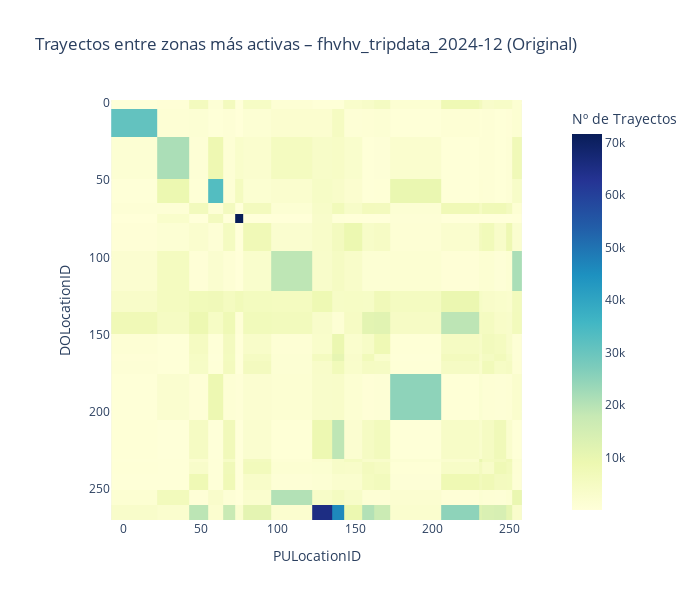
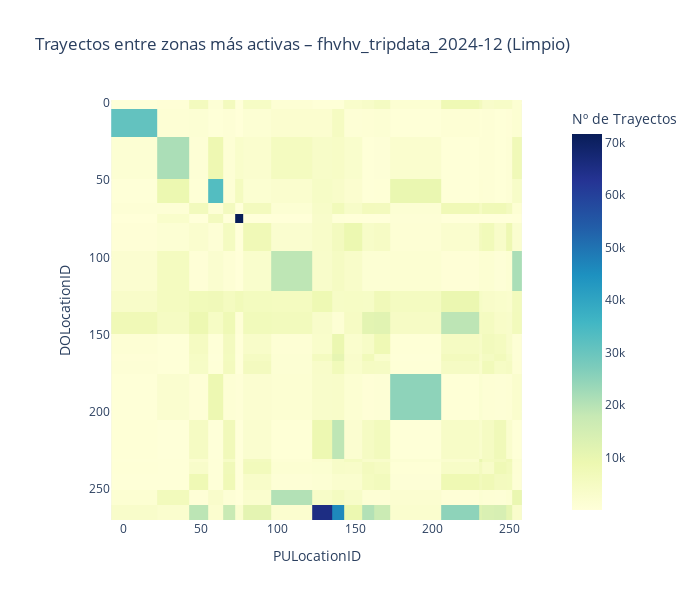
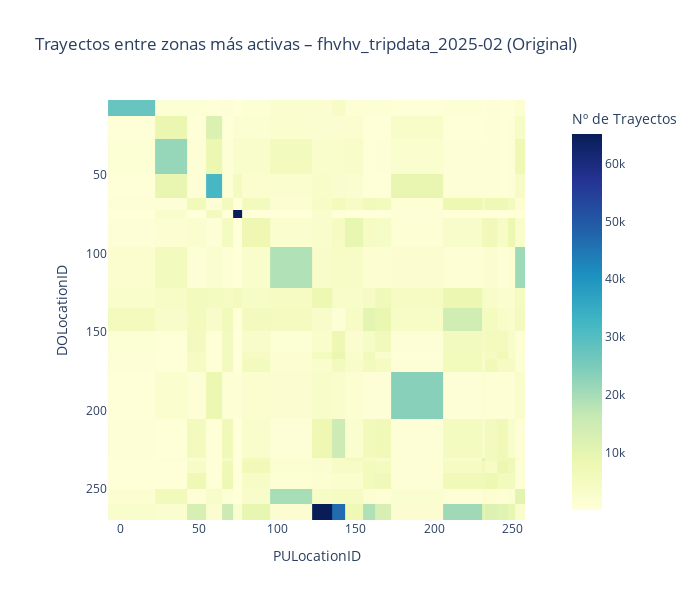
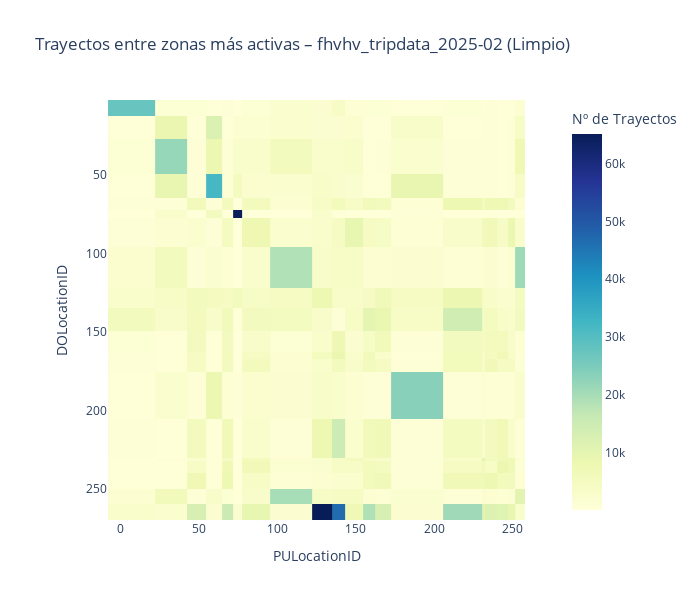

The notebook cell saved with these charts, in order:
### Markdown cell above
### Visualización de trayectos entre las 20 zonas más activas
- Recorre ambos diccionarios de datasets (originales y limpios).
- Genera un heatmap para cada uno.
- Quita los números dentro de las celdas (annot=False) para que se infieran por escala de color.
- Usa plotly.express.imshow para interactividad: permite ver el valor al pasar el ratón.

### Code cell
def comparar_heatmaps_zonas_activas(original_dict, limpio_dict, top_n=20):
    """
    Compara visualmente los heatmaps de trayectos entre zonas más activas
    entre datasets originales y limpios usando interactividad.

    Parámetros:
    - original_dict: diccionario con datasets originales
    - limpio_dict: diccionario con datasets limpios
    - top_n: número de zonas más activas a considerar
    """
    for nombre in original_dict:
        if nombre not in limpio_dict:
            continue

        df_orig = original_dict[nombre]
        df_limpio = limpio_dict[nombre]

        for df, version in zip([df_orig, df_limpio], ["Original", "Limpio"]):
            # Validar columnas necesarias
            if not {'PULocationID', 'DOLocationID'}.issubset(df.columns):
                print(f"⚠️ {nombre} ({version}): columnas de ubicación no encontradas. Se omite.")
                continue

            # Agrupar trayectos
            zonas = df.groupby(['PULocationID', 'DOLocationID']).size().reset_index(name='count')

            # Top zonas más frecuentes
            top_pu = zonas.groupby('PULocationID')['count'].sum().nlargest(top_n).index
            top_do = zonas.groupby('DOLocationID')['count'].sum().nlargest(top_n).index

            # Filtrar top zonas
            zonas_top = zonas[
                zonas['PULocationID'].isin(top_pu) & zonas['DOLocationID'].isin(top_do)
            ]

            # Pivotear para heatmap
            pivot = zonas_top.pivot(index='DOLocationID', columns='PULocationID', values='count').fillna(0)

            # Plot interactivo con plotly
            fig = px.imshow(
                pivot.values,
                labels=dict(x="PULocationID", y="DOLocationID", color="Nº de Trayectos"),
                x=pivot.columns,
                y=pivot.index,
                color_continuous_scale="YlGnBu",
                title=f"Trayectos entre zonas más activas – {nombre} ({version})"
            )
            fig.update_layout(height=600, width=700)
            fig.show()

comparar_heatmaps_zonas_activas(datasets, normalized_datasets)

### Figure 1 — Plotly figure (JSON) as saved in the notebook; plotly's stock layout.template omitted (floating-point values rounded to 4 significant figures; data arrays with more than 128 entries replaced by an {"elided": "..."} marker saying what was removed)
{"data": [{"coloraxis": "coloraxis", "hovertemplate": "PULocationID: %{x}<br>DOLocationID: %{y}<br>Nº de Trayectos: %{z}<extra></extra>", "name": "0", "type": "heatmap", "x": [7, 37, 48, 61, 68, 76, 79, 112, 132, 138, 148, 161, 164, 181, 230, 231, 234, 246, 249, 255], "xaxis": "x", "y": [1, 7, 37, 61, 68, 76, 79, 112, 132, 138, 161, 164, 170, 181, 230, 231, 234, 246, 255, 265], "yaxis": "y", "z": {"elided": "20x20 int values"}}], "layout": {"coloraxis": {"colorbar": {"title": {"text": "Nº de Trayectos"}}, "colorscale": [[0, "rgb(255,255,217)"], [0.125, "rgb(237,248,177)"], [0.25, "rgb(199,233,180)"], [0.375, "rgb(127,205,187)"], [0.5, "rgb(65,182,196)"], [0.625, "rgb(29,145,192)"], [0.75, "rgb(34,94,168)"], [0.875, "rgb(37,52,148)"], [1, "rgb(8,29,88)"]]}, "height": 600, "title": {"text": "Trayectos entre zonas más activas – fhvhv_tripdata_2024-12 (Original)"}, "width": 700, "xaxis": {"anchor": "y", "constrain": "domain", "domain": [0, 1], "scaleanchor": "y", "title": {"text": "PULocationID"}}, "yaxis": {"anchor": "x", "autorange": "reversed", "constrain": "domain", "domain": [0, 1], "title": {"text": "DOLocationID"}}}}

### Figure 2 — Plotly figure (JSON) as saved in the notebook; plotly's stock layout.template omitted (floating-point values rounded to 4 significant figures; data arrays with more than 128 entries replaced by an {"elided": "..."} marker saying what was removed)
{"data": [{"coloraxis": "coloraxis", "hovertemplate": "PULocationID: %{x}<br>DOLocationID: %{y}<br>Nº de Trayectos: %{z}<extra></extra>", "name": "0", "type": "heatmap", "x": [7, 37, 48, 61, 68, 76, 79, 112, 132, 138, 148, 161, 164, 181, 230, 231, 234, 246, 249, 255], "xaxis": "x", "y": [1, 7, 37, 61, 68, 76, 79, 112, 132, 138, 161, 164, 170, 181, 230, 231, 234, 246, 255, 265], "yaxis": "y", "z": {"elided": "20x20 int values"}}], "layout": {"coloraxis": {"colorbar": {"title": {"text": "Nº de Trayectos"}}, "colorscale": [[0, "rgb(255,255,217)"], [0.125, "rgb(237,248,177)"], [0.25, "rgb(199,233,180)"], [0.375, "rgb(127,205,187)"], [0.5, "rgb(65,182,196)"], [0.625, "rgb(29,145,192)"], [0.75, "rgb(34,94,168)"], [0.875, "rgb(37,52,148)"], [1, "rgb(8,29,88)"]]}, "height": 600, "title": {"text": "Trayectos entre zonas más activas – fhvhv_tripdata_2024-12 (Limpio)"}, "width": 700, "xaxis": {"anchor": "y", "constrain": "domain", "domain": [0, 1], "scaleanchor": "y", "title": {"text": "PULocationID"}}, "yaxis": {"anchor": "x", "autorange": "reversed", "constrain": "domain", "domain": [0, 1], "title": {"text": "DOLocationID"}}}}

### Figure 3 — Plotly figure (JSON) as saved in the notebook; plotly's stock layout.template omitted (floating-point values rounded to 4 significant figures; data arrays with more than 128 entries replaced by an {"elided": "..."} marker saying what was removed)
{"data": [{"coloraxis": "coloraxis", "hovertemplate": "PULocationID: %{x}<br>DOLocationID: %{y}<br>Nº de Trayectos: %{z}<extra></extra>", "name": "0", "type": "heatmap", "x": [7, 37, 48, 61, 68, 76, 79, 112, 132, 138, 148, 161, 164, 181, 230, 231, 234, 246, 249, 255], "xaxis": "x", "y": [7, 17, 37, 61, 68, 76, 79, 112, 132, 138, 161, 164, 170, 181, 230, 231, 234, 246, 255, 265], "yaxis": "y", "z": {"elided": "20x20 int values"}}], "layout": {"coloraxis": {"colorbar": {"title": {"text": "Nº de Trayectos"}}, "colorscale": [[0, "rgb(255,255,217)"], [0.125, "rgb(237,248,177)"], [0.25, "rgb(199,233,180)"], [0.375, "rgb(127,205,187)"], [0.5, "rgb(65,182,196)"], [0.625, "rgb(29,145,192)"], [0.75, "rgb(34,94,168)"], [0.875, "rgb(37,52,148)"], [1, "rgb(8,29,88)"]]}, "height": 600, "title": {"text": "Trayectos entre zonas más activas – fhvhv_tripdata_2025-02 (Original)"}, "width": 700, "xaxis": {"anchor": "y", "constrain": "domain", "domain": [0, 1], "scaleanchor": "y", "title": {"text": "PULocationID"}}, "yaxis": {"anchor": "x", "autorange": "reversed", "constrain": "domain", "domain": [0, 1], "title": {"text": "DOLocationID"}}}}

### Figure 4 — Plotly figure (JSON) as saved in the notebook; plotly's stock layout.template omitted (floating-point values rounded to 4 significant figures; data arrays with more than 128 entries replaced by an {"elided": "..."} marker saying what was removed)
{"data": [{"coloraxis": "coloraxis", "hovertemplate": "PULocationID: %{x}<br>DOLocationID: %{y}<br>Nº de Trayectos: %{z}<extra></extra>", "name": "0", "type": "heatmap", "x": [7, 37, 48, 61, 68, 76, 79, 112, 132, 138, 148, 161, 164, 181, 230, 231, 234, 246, 249, 255], "xaxis": "x", "y": [7, 17, 37, 61, 68, 76, 79, 112, 132, 138, 161, 164, 170, 181, 230, 231, 234, 246, 255, 265], "yaxis": "y", "z": {"elided": "20x20 int values"}}], "layout": {"coloraxis": {"colorbar": {"title": {"text": "Nº de Trayectos"}}, "colorscale": [[0, "rgb(255,255,217)"], [0.125, "rgb(237,248,177)"], [0.25, "rgb(199,233,180)"], [0.375, "rgb(127,205,187)"], [0.5, "rgb(65,182,196)"], [0.625, "rgb(29,145,192)"], [0.75, "rgb(34,94,168)"], [0.875, "rgb(37,52,148)"], [1, "rgb(8,29,88)"]]}, "height": 600, "title": {"text": "Trayectos entre zonas más activas – fhvhv_tripdata_2025-02 (Limpio)"}, "width": 700, "xaxis": {"anchor": "y", "constrain": "domain", "domain": [0, 1], "scaleanchor": "y", "title": {"text": "PULocationID"}}, "yaxis": {"anchor": "x", "autorange": "reversed", "constrain": "domain", "domain": [0, 1], "title": {"text": "DOLocationID"}}}}
